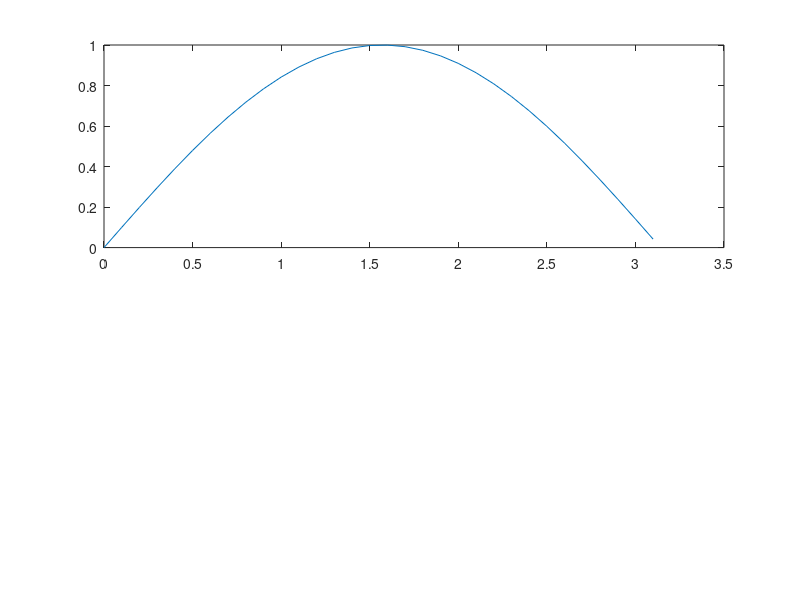

MATLAB code for this plot:
close all
clear all
clc
x=0:0.1:pi;
y1=sin(x);
y2=sin(2*x);
y3=sin(3*x);
y4=sin(4*x);
subplot(2,2,[1,2]);
plot(x,y1);
